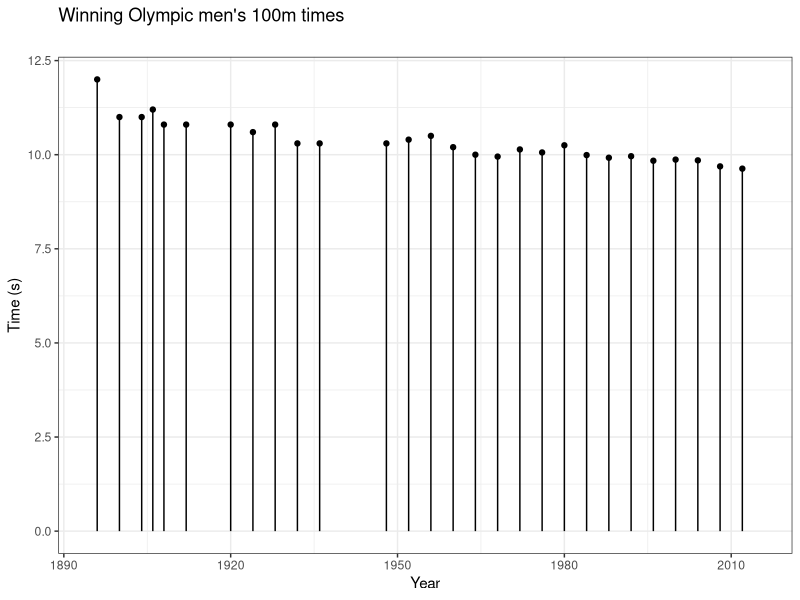
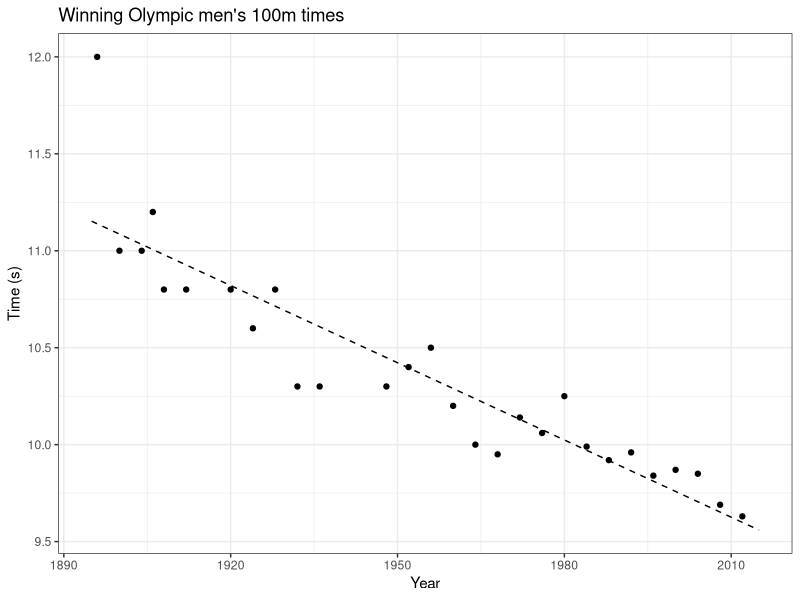
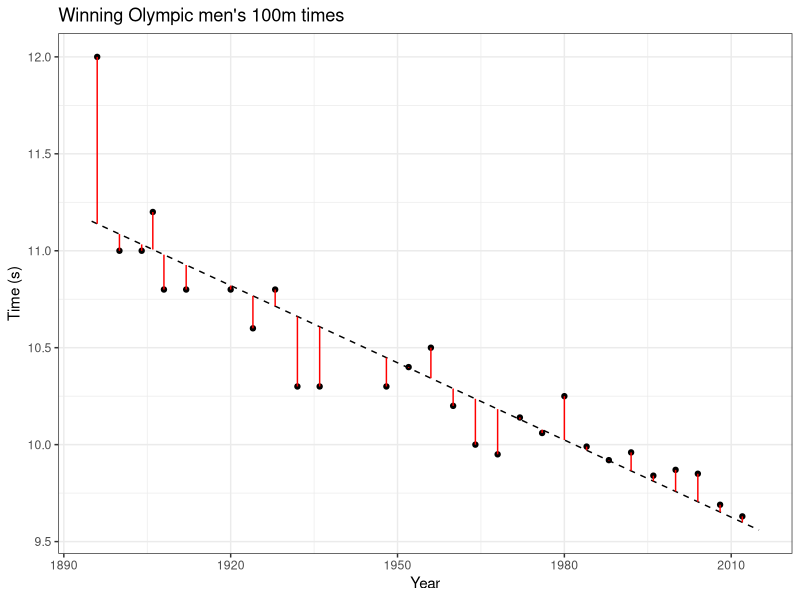
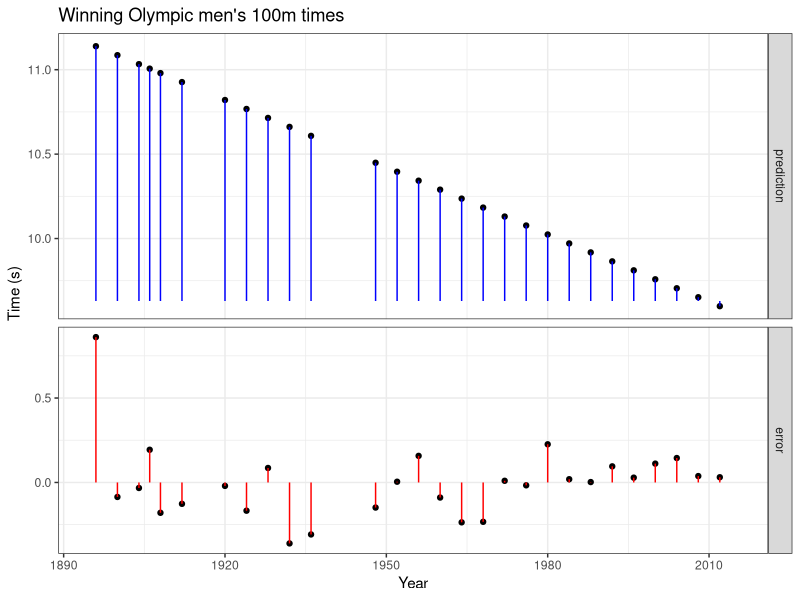
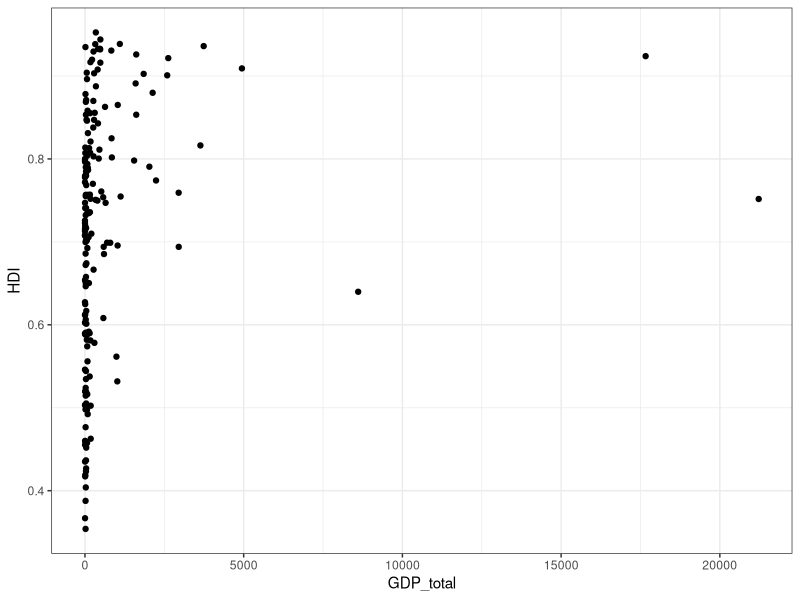
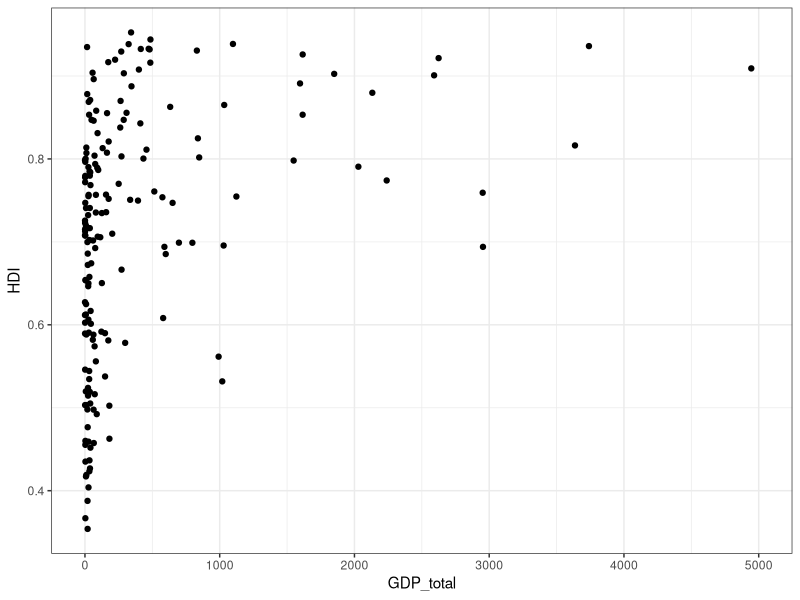
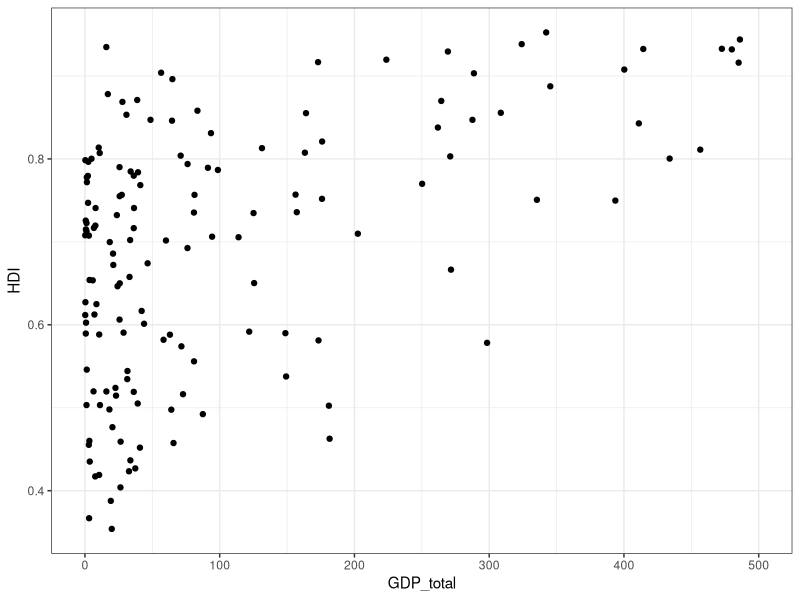
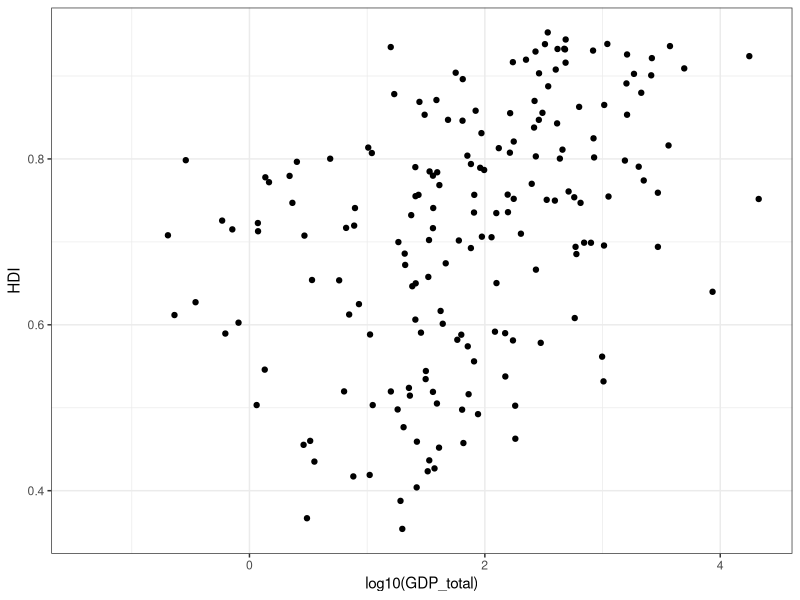

Write the R code that produced these figures, in order.
## ---- chunk 1
knitr::opts_chunk$set(echo = TRUE)

library(tidyverse)
theme_set(theme_bw())
## ---- chunk 2
olympic100m <- read_csv("materials/labs/linear_regression/data100m.csv", col_names = c("year", "time"), col_types = "dd") %>%
  mutate(type = "data")
model <- lm(time ~ year, data = olympic100m)
pred <- tibble(year = seq(1895, 2015, .5)) %>%
  mutate(time = predict(model, newdata = .),
         type = "prediction") %>%
  bind_rows(olympic100m) %>%
  arrange(year) %>%
  spread(key = type, value = time) %>%
  mutate(error = data - prediction)
## ---- chunk 3
ggplot(olympic100m, aes(x = year, y = time, xend = year, yend = 0)) + 
  geom_point() + 
  geom_segment() + 
  xlim(c(1895, 2015)) + 
  xlab("Year") + ylab("Time (s)") + ggtitle("Winning Olympic men's 100m times", subtitle = " ")
## ---- chunk 4
ggplot(pred, aes(x = year)) + 
  geom_point(aes(y = data)) + 
  geom_line(aes(y = prediction), linetype = "dashed") + 
  xlim(c(1895, 2015)) + 
  xlab("Year") + ylab("Time (s)") + ggtitle("Winning Olympic men's 100m times")
## ---- chunk 5
ggplot(pred, aes(x = year)) + 
  geom_point(aes(y = data)) + 
  geom_line(aes(y = prediction), linetype = "dashed") + 
  xlim(c(1895, 2015)) + 
  geom_segment(aes(x = year, xend = year, y = data, yend = prediction), color = "red") + 
  xlab("Year") + ylab("Time (s)") + ggtitle("Winning Olympic men's 100m times")
## ---- chunk 6
pred2 <- pred %>%
  select(year, data = data, prediction, error = error) %>%
  filter(!is.na(data)) %>%
  gather(key = "variation", value = "value", -data, -year) %>%
  mutate(variation = factor(variation, c("prediction", "error")),
         endpoint = ifelse(variation == "prediction", min(data), 0))
  
ggplot(pred2, aes(x = year, y = value, xend = year, yend = endpoint)) + 
  geom_point() + 
  geom_segment(aes(color = variation)) + 
  facet_grid(variation~., space = "free_y", scales = "free") +  
  scale_color_manual("Variation", values = c("error" = "red", "prediction" = "blue"), guide = F) + 
  xlim(c(1895, 2015)) + 
  xlab("Year") + 
  scale_y_continuous("Time (s)", breaks = seq(-0.5, 12, 0.5)) + 
  ggtitle("Winning Olympic men's 100m times")
## ---- chunk 7
library(tidyverse)

hdi_2017 <- read_csv("2017_Human_Dev_Index.csv") %>%
  rename("GDP_total" = "Gross domestic product, total (2011 PPP $ billions)",
         "GNI_per_capita" = "Gross national income per capita (2011 PPP $)", 
         "HDI" = "Human Development Index",
         "Infants_not_immunized_measles" = "Infants lacking immunization, measles (% of one-year-olds)", 
         "Adolescent birth rate" = "Adolescent birth rate (births per 1,000 women ages 15-19)") %>%
  select(year, -country_code, Country = country_name, HDI, GDP_total, GNI_per_capita, everything())

## ---- chunk 8

ggplot(hdi_2017) + 
  geom_point(aes(x = GDP_total, y = HDI)) # highly skewed

ggplot(hdi_2017) + 
  geom_point(aes(x = GDP_total, y = HDI)) + 
  xlim(c(0, 5000))

ggplot(hdi_2017) + 
  geom_point(aes(x = GDP_total, y = HDI)) + 
  xlim(c(0, 500))

ggplot(hdi_2017) + 
  geom_point(aes(x = log10(GDP_total), y = HDI))

ggplot(hdi_2017) + 
  geom_point(aes(x = GNI_per_capita, y = HDI))

ggplot(hdi_2017) + 
  geom_point(aes(x = Infants_not_immunized_measles, y = HDI))

ggplot(hdi_2017) + 
  geom_point(aes(x = `Mean years of schooling`, y = HDI))

ggplot(hdi_2017) + 
  geom_point(aes(x = `Life expectancy at birth`, y = HDI))

ggplot(hdi_2017) + 
  geom_point(aes(x = `Gender Development Index`, y = HDI))

ggplot(hdi_2017) + 
  geom_point(aes(x = `Gender Inequality Index`, y = HDI))

ggplot(hdi_2017) + 
  geom_point(aes(x = `Education index`, y = HDI))
## ---- chunk 9
mdata <- select(hdi_2017, Country, HDI, life_expectancy = `Life expectancy at birth`) %>%
  na.omit()
model <- lm(HDI ~ life_expectancy, data = mdata)

summary(model)

ggplot(mdata, aes(x = life_expectancy, y = HDI)) + 
  geom_point() + 
  geom_smooth(method = "lm", se = F)
## ---- chunk 10
mdata$predict <- predict(model, mdata)
mdata$error <- resid(model)

ggplot(mdata, aes(x = life_expectancy, y = error)) + 
  geom_point()
## ---- chunk 11

mdata$life_expectancy_groups <- cut_width(mdata$life_expectancy, 5, center = 52.5)

ggplot(mdata, aes(x = life_expectancy_groups, 
                  y = error)) + 
  geom_jitter(alpha = .5) + 
  geom_boxplot(alpha = .5)


mdata$life_expectancy_groups_equal_n <- cut_number(mdata$life_expectancy, 10)

ggplot(mdata, aes(x = life_expectancy_groups_equal_n, 
                  y = error)) + 
  geom_boxplot()

